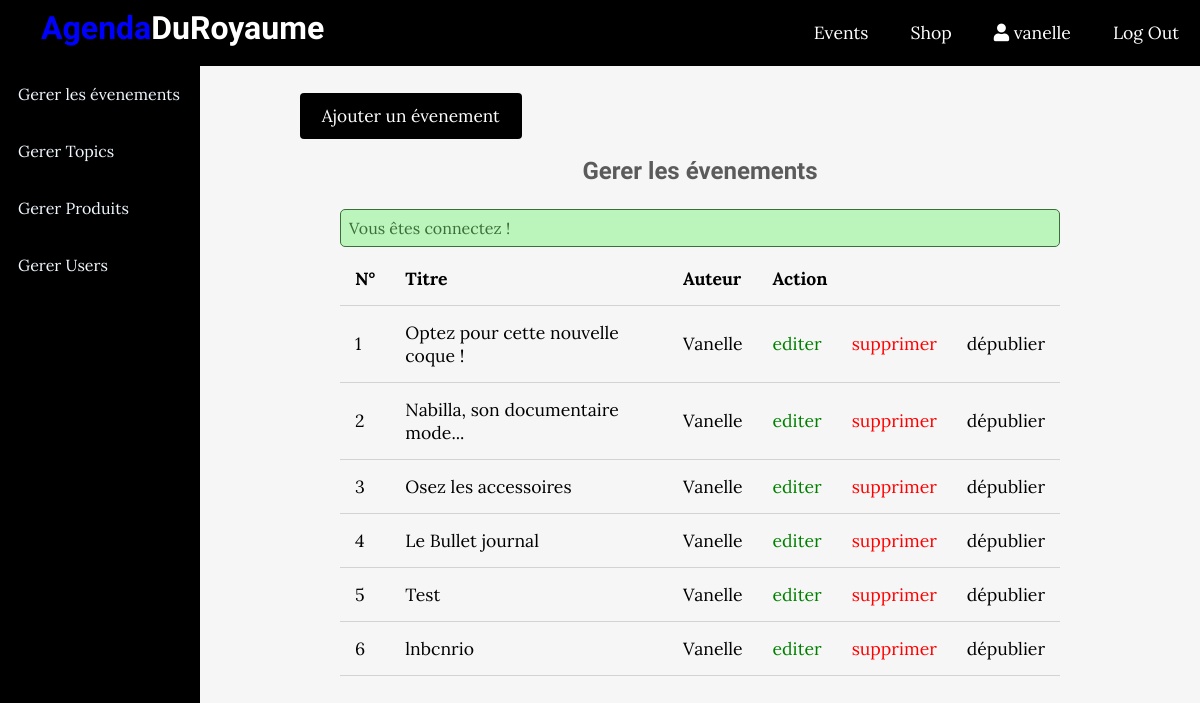
The page /admin/posts/index.php (signed in) on the database its author committed.
### tables this page shows
CREATE TABLE IF NOT EXISTS `posts` (
  `id` int(11) NOT NULL AUTO_INCREMENT,
  `user_id` int(11) NOT NULL,
  `topic_id` int(11) DEFAULT NULL,
  `title` varchar(255) NOT NULL,
  `image` varchar(255) NOT NULL,
  `body` mediumtext NOT NULL,
  `published` tinyint(4) NOT NULL,
  `created_at` datetime NOT NULL DEFAULT CURRENT_TIMESTAMP,
  PRIMARY KEY (`id`),
  KEY `topic_id` (`topic_id`)
);

### app/database/db.php (called while the page is built, shortened)
<?php
require('connect.php');
function selectAll($table, $conditions = [])
{
    global $conn;
    $sql = "SELECT * FROM $table";
    if (empty($conditions)) {
        $stmt = $conn->prepare($sql);
        $stmt->execute();
        $result = $stmt->get_result()->fetch_all(MYSQLI_ASSOC);
        return $result;
    }
}

### app/controllers/posts.php (called while the page is built, shortened)
<?php
include(ROOT_PATH . "/app/database/db.php");
$table = 'posts';
$posts = selectAll($table);

### admin/posts/index.php (the view, shortened to what this page needs)
<?php include(ROOT_PATH . "/app/controllers/posts.php");
?>
<!DOCTYPE html>
<html lang="fr">
    <head>
        <link rel="stylesheet"
            href="https://use.fontawesome.com/releases/v5.7.2/css/all.css"
>
        <link rel="stylesheet" href="../../assets/css/style.css">
        <link rel="stylesheet" href="../../assets/css/admin.css">
    </head>
    <body>
    <?php include(ROOT_PATH . "/app/includes/adminHeader.php"); ?>
        <div class="admin-wrapper">
        <?php include(ROOT_PATH . "/app/includes/adminSidebar.php"); ?>
            <div class="admin-content">
                <div class="button-group">
                    <a href="create.php" class="btn btn-big">Ajouter un évenement</a>
                </div>
                <div class="content">
                    <h2 class="page-title">Gerer les évenements</h2>
                    <?php include(ROOT_PATH . "/app/includes/messages.php"); ?>
                    <table>
                        <thead>
                            <th>N°</th>
                            <th>Titre</th>
                            <th>Auteur</th>
                            <th colspan="3">Action</th>
                        </thead>
                        <tbody>
                            <?php foreach ($posts as $key => $post): ?>
                                <tr>
                                    <td><?php echo $key + 1; ?></td>
                                    <td><?php echo $post['title'] ?></td>
                                    <td>Vanelle</td>
                                    <td><a href="edit.php?id=<?php echo $post['id']; ?>" class="edit">editer</a></td>
                                    <td><a href="edit.php?delete_id=<?php echo $post['id']; ?>" class="delete">supprimer</a></td>
                                    <?php if ($post['published']): ?>
                                        <td><a href="edit.php?published=0&p_id=<?php echo $post['id'] ?>" class="unpublish">dépublier</a></td>
                                    <?php else: ?>
                                        <td><a href="edit.php?published=1&p_id=<?php echo $post['id'] ?>" class="publish">publier</a></td>
                                    <?php endif; ?>
                                </tr>
                            <?php endforeach; ?>
                        </tbody>
                    </table>
                </div>
            </div>
        </div>
    </body>
</html>

### assets/css/style.css (style rules this page uses)
* { box-sizing: border-box; }
html, body { height: 100%; padding: 0px; margin: 0px; background: #f6f6f6; font-family: "Lora", serif; }
h1, h2, h3, h4, h5, h6 { font-family: "Candal", serif; color: #5c5b5b; margin: 5px; }
a { text-decoration: none; color: inherit; }
.btn { padding: 0.5rem 1rem; background: black; color: white; border: 1px solid transparent; border-radius: 0.25rem; font-size: 1.08em; font-family: "Lora", serif; }
.btn-big { padding: 0.7rem 1.3rem; line-height: 1.3rem; }
.content { width: 90%; margin: 30px auto 30px; }

### assets/css/admin.css (style rules this page uses)
.admin-wrapper { display: flex; height: calc(100% - 66px); }
.admin-wrapper .admin-content { flex: 8; height: 100%; padding: 40px 100px 100px; overflow-y: scroll; }
.admin-content .page-title { text-align: center; margin-bottom: 1.5rem; }
table { width: 100%; border-collapse: collapse; font-size: 1.1rem; }
th, td { padding: 15px; text-align: left; border-bottom: 1px solid #d3d3d3; }
.edit { color: green; }
.delete { color: red; }

### rows shown on the page
posts: title "Optez pour cette nouvelle coque !"
posts: title "Nabilla, son documentaire mode..."
posts: title "Osez les accessoires"
posts: title "Le Bullet journal"
posts: title "Test"
posts: title "lnbcnrio"

### other values the page prints
$_SESSION['username'] "vanelle"
$_SESSION['message'] "Vous êtes connectez !"
